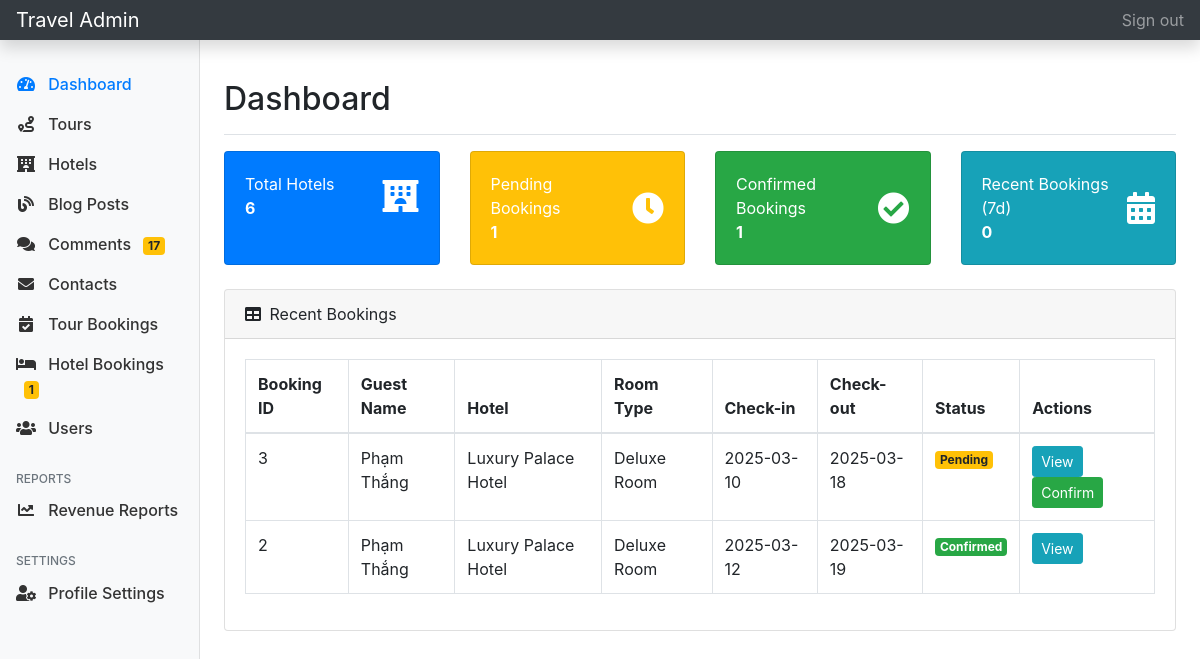
The app's page /admin/index.php (signed in) with its own data.
### tables this page shows
CREATE TABLE `hotel_bookings` (
  `id` int(11) NOT NULL,
  `hotel_id` int(11) NOT NULL,
  `room_type_id` int(11) NOT NULL,
  `name` varchar(100) NOT NULL,
  `email` varchar(255) NOT NULL,
  `phone` varchar(50) NOT NULL,
  `checkin_date` date NOT NULL,
  `checkout_date` date NOT NULL,
  `guests` int(11) NOT NULL,
  `total_price` decimal(10,2) NOT NULL,
  `status` enum('pending','confirmed','cancelled') NOT NULL DEFAULT 'pending',
  `created_at` timestamp NOT NULL DEFAULT current_timestamp()
);

CREATE TABLE `hotels` (
  `id` int(11) NOT NULL,
  `name` varchar(255) NOT NULL,
  `description` text NOT NULL,
  `location` varchar(255) NOT NULL,
  `address` varchar(255) NOT NULL,
  `rating` decimal(2,1) DEFAULT 0.0,
  `amenities` text DEFAULT NULL,
  `image` varchar(255) DEFAULT NULL,
  `created_at` timestamp NOT NULL DEFAULT current_timestamp(),
  `updated_at` timestamp NOT NULL DEFAULT current_timestamp() ON UPDATE current_timestamp()
);

CREATE TABLE `room_types` (
  `id` int(11) NOT NULL,
  `hotel_id` int(11) NOT NULL,
  `name` varchar(255) NOT NULL,
  `description` text DEFAULT NULL,
  `price` decimal(10,2) NOT NULL,
  `capacity` int(11) NOT NULL DEFAULT 2,
  `available_rooms` int(11) NOT NULL DEFAULT 0,
  `amenities` text DEFAULT NULL,
  `image` varchar(255) DEFAULT NULL,
  `created_at` timestamp NOT NULL DEFAULT current_timestamp()
);

### admin/index.php (the view, shortened to what this page needs)
<?php
require_once 'auth.php';
$stmt = $pdo->query("SELECT
    (SELECT COUNT(*) FROM hotels) as total_hotels,
    (SELECT COUNT(*) FROM hotel_bookings WHERE status = 'pending') as pending_bookings,
    (SELECT COUNT(*) FROM hotel_bookings WHERE status = 'confirmed') as confirmed_bookings,
    (SELECT COUNT(*) FROM hotel_bookings WHERE created_at >= DATE_SUB(NOW(), INTERVAL 7 DAY)) as recent_bookings");
$stats = $stmt->fetch();
?>
<!DOCTYPE html>
<html lang="en">
<head>
    <link href="https://stackpath.bootstrapcdn.com/bootstrap/4.5.2/css/bootstrap.min.css" rel="stylesheet">
    <link href="https://cdnjs.cloudflare.com/ajax/libs/font-awesome/5.15.1/css/all.min.css" rel="stylesheet">
</head>
<body>
    <?php include 'includes/admin_header.php'; ?>
    <div class="container-fluid">
        <div class="row">
            <?php include 'includes/admin_sidebar.php'; ?>
            <main role="main" class="col-md-9 ml-sm-auto col-lg-10 px-md-4 py-4">
                <div
                    class="d-flex justify-content-between flex-wrap flex-md-nowrap align-items-center pt-3 pb-2 mb-3 border-bottom">
                    <h1 class="h2">Dashboard</h1>
                </div>
                <div class="row">
                    <div class="col-md-3 mb-4">
                        <div class="card bg-primary text-white h-100">
                            <div class="card-body">
                                <div class="d-flex justify-content-between align-items-center">
                                    <div class="mr-3">
                                        <div class="text-white-75">Total Hotels</div>
                                        <div class="text-lg font-weight-bold"><?php echo $stats['total_hotels']; ?>
                                        </div>
                                    </div>
                                    <i class="fas fa-hotel fa-2x"></i>
                                </div>
                            </div>
                        </div>
                    </div>
                    <div class="col-md-3 mb-4">
                        <div class="card bg-warning text-white h-100">
                            <div class="card-body">
                                <div class="d-flex justify-content-between align-items-center">
                                    <div class="mr-3">
                                        <div class="text-white-75">Pending Bookings</div>
                                        <div class="text-lg font-weight-bold"><?php echo $stats['pending_bookings']; ?>
                                        </div>
                                    </div>
                                    <i class="fas fa-clock fa-2x"></i>
                                </div>
                            </div>
                        </div>
                    </div>
                    <div class="col-md-3 mb-4">
                        <div class="card bg-success text-white h-100">
                            <div class="card-body">
                                <div class="d-flex justify-content-between align-items-center">
                                    <div class="mr-3">
                                        <div class="text-white-75">Confirmed Bookings</div>
                                        <div class="text-lg font-weight-bold">
                                            <?php echo $stats['confirmed_bookings']; ?></div>
                                    </div>
                                    <i class="fas fa-check-circle fa-2x"></i>
                                </div>
                            </div>
                        </div>
                    </div>
                    <div class="col-md-3 mb-4">
                        <div class="card bg-info text-white h-100">
                            <div class="card-body">
                                <div class="d-flex justify-content-between align-items-center">
                                    <div class="mr-3">
                                        <div class="text-white-75">Recent Bookings (7d)</div>
                                        <div class="text-lg font-weight-bold"><?php echo $stats['recent_bookings']; ?>
                                        </div>
                                    </div>
                                    <i class="fas fa-calendar-alt fa-2x"></i>
                                </div>
                            </div>
                        </div>
                    </div>
                </div>
                <div class="card mb-4">
                    <div class="card-header">
                        <i class="fas fa-table mr-1"></i>
                        Recent Bookings
                    </div>
                    <div class="card-body">
                        <div class="table-responsive">
                            <table class="table table-bordered" width="100%" cellspacing="0">
                                <thead>
                                    <tr>
                                        <th>Booking ID</th>
                                        <th>Guest Name</th>
                                        <th>Hotel</th>
                                        <th>Room Type</th>
                                        <th>Check-in</th>
                                        <th>Check-out</th>
                                        <th>Status</th>
                                        <th>Actions</th>
                                    </tr>
                                </thead>
                                <tbody>
                                    <?php
                                    $stmt = $pdo->query("SELECT b.*, h.name as hotel_name, r.name as room_name
                                                        FROM hotel_bookings b
                                                        JOIN hotels h ON b.hotel_id = h.id
                                                        JOIN room_types r ON b.room_type_id = r.id
                                                        ORDER BY b.created_at DESC LIMIT 10");
                                    while ($booking = $stmt->fetch()) {
                                        $status_class = [
                                            'pending' => 'badge-warning',
                                            'confirmed' => 'badge-success',
                                            'cancelled' => 'badge-danger'
                                        ][$booking['status']];
                                    ?>
                                    <tr>
                                        <td><?php echo $booking['id']; ?></td>
                                        <td><?php echo htmlspecialchars($booking['name']); ?></td>
                                        <td><?php echo htmlspecialchars($booking['hotel_name']); ?></td>
                                        <td><?php echo htmlspecialchars($booking['room_name']); ?></td>
                                        <td><?php echo $booking['checkin_date']; ?></td>
                                        <td><?php echo $booking['checkout_date']; ?></td>
                                        <td><span
                                                class="badge <?php echo $status_class; ?>"><?php echo ucfirst($booking['status']); ?></span>
                                        </td>
                                        <td>
                                            <a href="booking_details.php?id=<?php echo $booking['id']; ?>"
                                                class="btn btn-sm btn-info">View</a>
                                            <?php if ($booking['status'] === 'pending'): ?>
                                            <a href="booking_action.php?id=<?php echo $booking['id']; ?>&action=confirm"
                                                class="btn btn-sm btn-success">Confirm</a>
                                            <?php endif; ?>
                                        </td>
                                    </tr>
                                    <?php } ?>
                                </tbody>
                            </table>
                        </div>
                    </div>
                </div>
            </main>
        </div>
    </div>
</body>
</html>

### admin/includes/admin_sidebar.php (style rules this page uses)
.badge { font-size: 0.75rem; }

### records on screen
hotel_bookings: id "3", name "Phạm Thắng", hotel.name "Luxury Palace Hotel", room_type.name "Deluxe Room", checkin_date "2025-03-10", checkout_date "2025-03-18", status "Pending"
hotel_bookings: id "2", name "Phạm Thắng", hotel.name "Luxury Palace Hotel", room_type.name "Deluxe Room", checkin_date "2025-03-12", checkout_date "2025-03-19", status "Confirmed"

### other values on screen
$pending_count "17"
$pending_hotel_bookings "1"
$stats['total_hotels'] "6"
$stats['pending_bookings'] "1"
$stats['confirmed_bookings'] "1"
$stats['recent_bookings'] "0"
